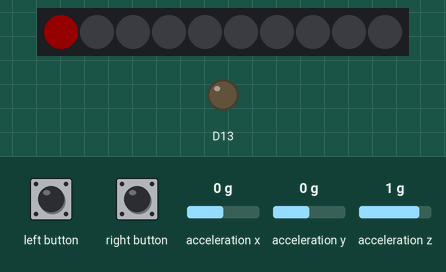
This sketch was run on a simulated Adafruit Circuit Playground Express. On the bench: 10 RGB LEDs in strip order, left to right, output pins drawn as LEDs (lit = HIGH). Inputs (shaded band) come from the test bench; at power-on: acceleration x 0 g, acceleration y 0 g, acceleration z 1 g. Dim RGB values are drawn brighter than linear; what the sketch prints to the serial monitor is not drawn.

Above: at 2.4 s.
2.5 s: left button pressed for 3.2 s
At 3.3 s:
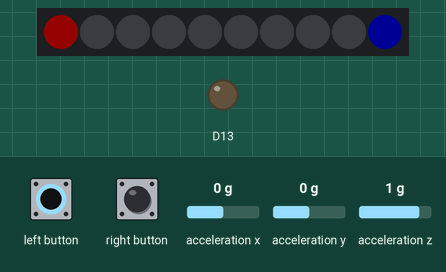
7.2 s: right button pressed for 1 s
At 8.8 s:
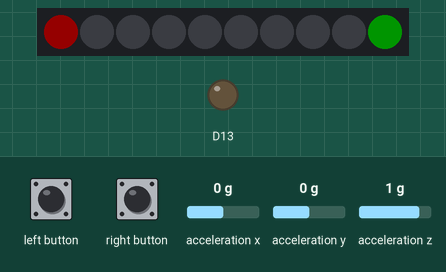
9.7 s: left button pressed for 1 s
At 11.1 s:
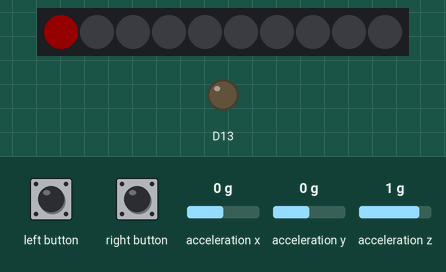
12.2 s: right button pressed for 3.2 s
At 12.6 s:
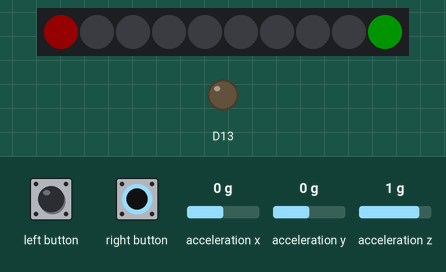
16.9 s: acceleration x set to -1.4 g
At 17.12 s:
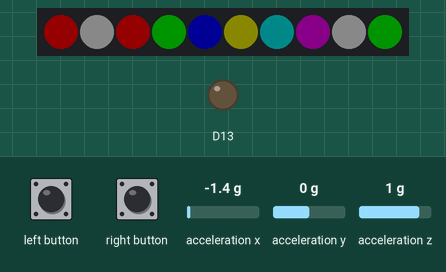
Timing chart, 0 to 19.9 s (numbered marks = the images above; inputs shaded):
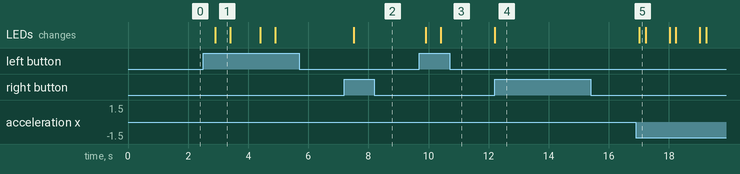

Measured:
- after the input at 2.5 s, the LEDs: change after 0.40 s (image 1)
- after the input at 7.2 s, the LEDs: change after 0.31 s (image 2)
- after the input at 9.7 s, the LEDs: first change after 0.21 s (image 3 shows a later state)
- after the input at 12.2 s, the LEDs: change at once (image 4)
- after the input at 16.9 s, the LEDs: change after 0.12 s (image 5)
- what the display in image 1 shows lasts 0.5 s, from 2.9 s to 3.4 s

The sketch:

StepCounter.ino
```cpp
#include <Adafruit_CircuitPlayground.h>
#include <Wire.h>
#include <SPI.h>
#include <Time.h>
#include <TimeLib.h>

// Circuit Playground based At-home Fitness Monitor
// Counts the number of steps that you are taken using the accelerometer
// Buzzes after a minute of rest
// LEDs will light during every successful step
// Must be run with Processing program WriteToTextFile.pde simultaneously due to the need for time syncing with a computer
// By: Tony Ren and Sanjana Ranganathan

float X,Y,Z; // Records the X,Y, and Z values from the accelerometer
int steps; // Records the amount of steps taken
double restTimeBegin; // Records beginning of "resting time"
double restTimeEnd; // Records end of "resting time"
double currentRestTime; // Records current "resting time" for use in alert
double restTime; // Records total resting time
boolean resting; // If user is resting, resting = true, if user is not resting, resting = false
boolean recording = false; // If user is recording, recording = true, if not then recording = false
boolean saveData = false; // If user presses button to save data, saveData = true
#define TIME_HEADER  'T'   // Header tag for serial time sync message
#define TIME_REQUEST  'z'    // ASCII bell character requests a time sync message
boolean synced = false; // Keeping track of whether time is synced or not

void setup(void) {
  //Initializing Circuit Playground and the values for the steps and resting time
  Serial.begin(9600);
  CircuitPlayground.begin();
  steps = 0;
  restTime = 0;
}

void loop() {
  //First checking if time is synced with the laptop or not
  if(synced == false){
    //If device is not synced, send a request to sync Circuit Playground with Processing
     setSyncProvider(requestSync);
     //If the Serial port is available(done syncing), process the syncing message from the PC
     if (Serial.available()) {
        processSyncMessage();
     }
     //Once the time is set, print current time then set the LED to green
     //If time is not set, the LED will turn on and be red
     if (timeStatus()!= timeNotSet) {
        digitalClockDisplay();
     }
     if (timeStatus() == timeSet) {
        CircuitPlayground.setPixelColor(0, 0,   255,   0); // LED green if synced
        synced = true;
     } else {
        CircuitPlayground.setPixelColor(0, 255, 0, 0);  // LED red if needs refresh
     }
     delay(500);
  }

  //Once the time is synced, the user presses the right button on the Circuit Playground to start recording their "workout"
  if(CircuitPlayground.rightButton()){
   steps = 0; //Reset steps for each "workout"
   recording = true; //Change recording boolean to true
   resting = false; //Set resting boolean
   CircuitPlayground.setPixelColor(9, 0,  255,   0); //Turn a Green LED on
  }

  //The user presses the left button on the Circuit Playground to stop recording their "workout"
  if(CircuitPlayground.leftButton()){
   recording = false; //Stop recording
   saveData = true; //Enable data saving
   CircuitPlayground.setPixelColor(9, 0,  0,   255); //Flash the blue LED
   delay(500);
   CircuitPlayground.setPixelColor(9, 0,  0,   0);
  }

  //Record 3 directions of motion from the accelerometer at all points in time once the device is recording
  if(recording == true){
  X = CircuitPlayground.motionX();
  Y = CircuitPlayground.motionY();
  Z = CircuitPlayground.motionZ();

  // Calculate the magnitutude of the motion vector
  float magnitude = sqrt(X*X+Y*Y+Z*Z);
  int threshold = 13;

  // If the user has not moved and the user is not already resting, make the device into a resting state
  if (magnitude < threshold && resting == false){
  restTimeBegin = millis();
  resting = true;
  }

  // Once the device is resting, calculate the amount of time the user has rested
  if (resting == true){
    currentRestTime = millis() - restTimeBegin;
    if (currentRestTime > 30000) { // If the user has rested for more than 30 seconds, play the tone until the user stops resting
      tone(5,196,1000/4);//196 is the tone for G3
      delay(250*1.3);
      noTone(5);
    }
  }

  // If the magnitude of the motion exceeds the threshold, count a step
  if (magnitude > threshold){
  steps = steps + 1;
  resting = false; // Turn resting state off
  restTimeEnd = millis(); //Record resting time if user rested more then 30 seconds
    if ((restTimeEnd - restTimeBegin)>30000){
    restTime = restTime + (restTimeEnd - restTimeBegin);
    }

  // Blink LEDs every time the user takes a step
  CircuitPlayground.setPixelColor(1, 128,  128,   128);
  CircuitPlayground.setPixelColor(2, 255,  0,   0);
  CircuitPlayground.setPixelColor(3, 0,  255,   0);
  CircuitPlayground.setPixelColor(4, 0,  0,   255);
  CircuitPlayground.setPixelColor(5, 128,  128,   0);
  CircuitPlayground.setPixelColor(6, 0,  128,   128);
  CircuitPlayground.setPixelColor(7, 128,  0,   128);
  CircuitPlayground.setPixelColor(8, 128,  128,   128);
  delay(200);
  CircuitPlayground.setPixelColor(1, 0,  0,   0);
  CircuitPlayground.setPixelColor(2, 0,  0,   0);
  CircuitPlayground.setPixelColor(3, 0,  0,   0);
  CircuitPlayground.setPixelColor(4, 0,  0,   0);
  CircuitPlayground.setPixelColor(5, 0,  0,   0);
  CircuitPlayground.setPixelColor(6, 0,  0,   0);
  CircuitPlayground.setPixelColor(7, 0,  0,   0);
  CircuitPlayground.setPixelColor(8, 0,  0,   0);
  }
  }

  // Printing the data that needs to be saved into the Serial port for Processing to receive
  if(saveData == true){
    Serial.print(steps); //Printing steps
    Serial.print(" ");
    Serial.print(hour()); //Printing time
    Serial.print(".");
    Serial.print(minute()*100/60);
    Serial.print(" ");
    Serial.print(month()); //Printing date
    Serial.print("/");
    Serial.print(day());
    Serial.print("/");
    Serial.print(year());
    Serial.print(" ");
    Serial.print(restTime); //Printing rest time
    Serial.print("\n");
    saveData = false; //Turning data save state off
    delay(500);
  }

  else{
    delay(300);
  }
}

void digitalClockDisplay(){
  // digital clock display of the time
  Serial.print(hour());
  printDigits(minute());
  printDigits(second());
  Serial.print(" ");
  Serial.print(day());
  Serial.print("/");
  Serial.print(month());
  Serial.print("/");
  Serial.print(year());
  Serial.println();
}

void printDigits(int digits){
  // utility function for digital clock display: prints preceding colon and leading 0
  Serial.print(".");
  if(digits < 10)
    Serial.print('0');
  Serial.print(digits);
}


void processSyncMessage() {
  unsigned long pctime;
  const unsigned long DEFAULT_TIME = 1357041600; // Jan 1 2013

  if(Serial.find(TIME_HEADER)) {
     pctime = Serial.parseInt();
     if( pctime >= DEFAULT_TIME) { // check the integer is a valid time (greater than Jan 1 2013)
       setTime(pctime); // Sync Arduino clock to the time received on the serial port
     }
  }
}

time_t requestSync()
{ //Request a time sync by printing a predetermined "Time request" character to the serial port, in this case, a z
  Serial.print(TIME_REQUEST);
  return 0; // the time will be sent later in response to serial msg
}
```
